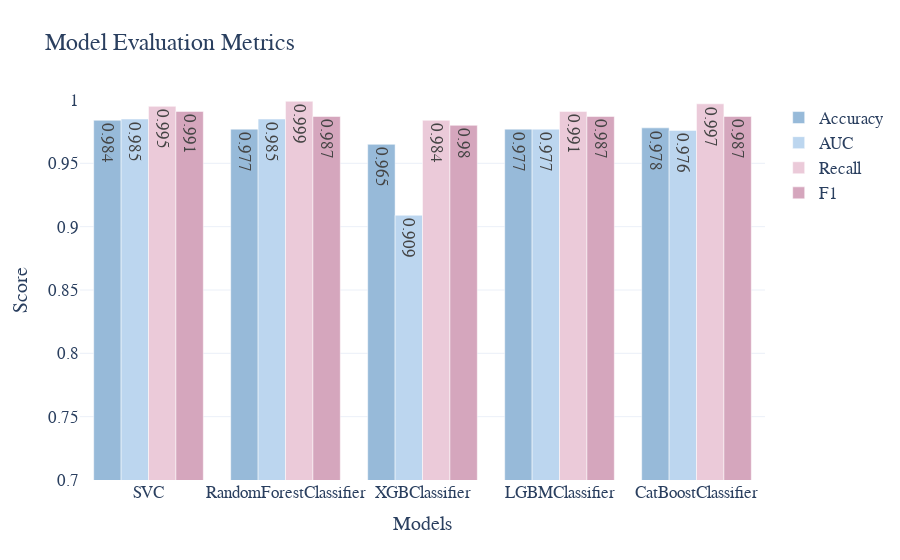

The cell this chart's notebook holds for it:
### Code cell
plot_model_score(model_names, metrics_dict, 'Model Evaluation Metrics')

### Figure 1 — Plotly figure (JSON) as saved in the notebook; plotly's stock layout.template omitted (floating-point values rounded to 4 significant figures)
{"data": [{"marker": {"color": "#97bad9"}, "name": "Accuracy", "text": [0.984, 0.977, 0.965, 0.977, 0.978], "type": "bar", "x": ["SVC", "RandomForestClassifier", "XGBClassifier", "LGBMClassifier", "CatBoostClassifier"], "y": [0.984, 0.977, 0.965, 0.977, 0.978]}, {"marker": {"color": "#bcd6ef"}, "name": "AUC", "text": [0.985, 0.985, 0.909, 0.977, 0.976], "type": "bar", "x": ["SVC", "RandomForestClassifier", "XGBClassifier", "LGBMClassifier", "CatBoostClassifier"], "y": [0.985, 0.985, 0.909, 0.977, 0.976]}, {"marker": {"color": "#ebcad9"}, "name": "Recall", "text": [0.995, 0.999, 0.984, 0.991, 0.997], "type": "bar", "x": ["SVC", "RandomForestClassifier", "XGBClassifier", "LGBMClassifier", "CatBoostClassifier"], "y": [0.995, 0.999, 0.984, 0.991, 0.997]}, {"marker": {"color": "#d5a6bd"}, "name": "F1", "text": [0.991, 0.987, 0.98, 0.987, 0.987], "type": "bar", "x": ["SVC", "RandomForestClassifier", "XGBClassifier", "LGBMClassifier", "CatBoostClassifier"], "y": [0.991, 0.987, 0.98, 0.987, 0.987]}], "layout": {"font": {"family": "Franklin Gothic", "size": 17}, "title": {"text": "Model Evaluation Metrics"}, "xaxis": {"title": {"text": "Models"}}, "yaxis": {"range": [0.7, 1], "title": {"text": "Score"}}}}
